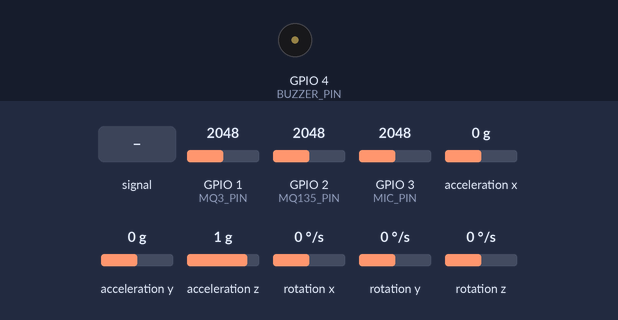
Simulated run of this sketch. Board: ESP32-S3. On the bench: buzzer (waves = sounding, pin HIGH). Inputs (shaded band) come from the test bench; at power-on: GPIO 1 (MQ3_PIN) = 2048, GPIO 2 (MQ135_PIN) = 2048, GPIO 3 (MIC_PIN) = 2048, acceleration x 0 g, acceleration y 0 g, acceleration z 1 g, rotation x 0 °/s, rotation y 0 °/s, rotation z 0 °/s (analog values on the 0–4095 scale). What the sketch prints to the serial monitor is not drawn.

Above: at 2.4 s.
2.5 s: GPIO 3 (MIC_PIN) fed a 2 Hz sine of ±1228 counts around its level
At 2.81 s:
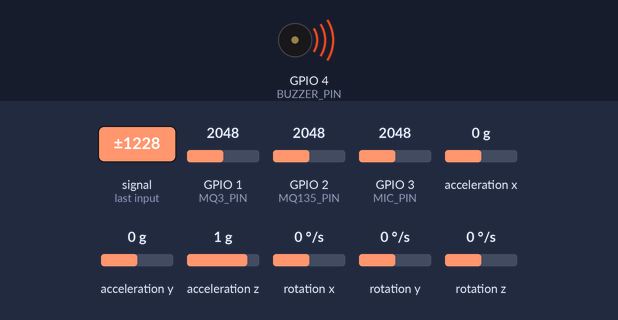
5.5 s: GPIO 1 (MQ3_PIN) set to 2459
8.5 s: GPIO 1 (MQ3_PIN) set to 2548
At 9.8 s:
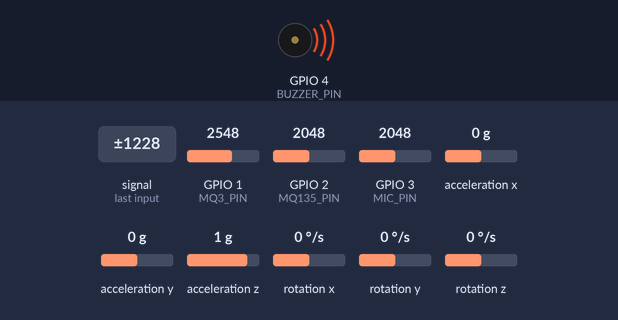
Timing chart, 0 to 11.5 s (numbered marks = the images above; inputs shaded):
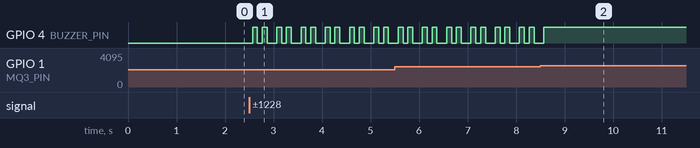

Measured:
- after the input at 2.5 s, GPIO 4 (BUZZER_PIN): LOW → HIGH after 0.07 s, then repeats every 0.50 s: LOW 0.10 s, HIGH 0.10 s, LOW 0.20 s, HIGH 0.10 s
- after the input at 8.5 s, GPIO 4 (BUZZER_PIN): goes on until 8.6 s, then stays HIGH

The sketch:

helmet.ino
```cpp
/*
  FINAL TEST CODE (Serial Monitor Only)
  ESP32-S3 Super Mini (pins available 0–13)

  MPU9250 (I2C) + MQ3 + MQ135 + Microphone + Buzzer
  - Prints all readings to Serial
  - BUZZER ON when (OR):
      MQ3 > ALCOHOL_THRESHOLD  OR  MQ135 > AIR_BAD_THRESHOLD  OR  MIC > MIC_THRESHOLD
  - Crash detection with anti-false-positive:
      * Impact = |AccelMag - 9.80665|
      * Needs multiple hits in a window
      * Optional stillness check using gyro
*/

#include <Wire.h>
#include <MPU9250.h>
#include <math.h>

// ---------------- PINS (0–13 only) ----------------
#define SDA_PIN 8
#define SCL_PIN 9

#define MQ3_PIN     1
#define MQ135_PIN   2
#define MIC_PIN     3

#define BUZZER_PIN  4
// --------------------------------------------------

// ---------------- THRESHOLDS (TUNE) ----------------
const int ALCOHOL_THRESHOLD = 2500; // MQ3 raw ADC threshold
const int AIR_BAD_THRESHOLD = 2500; // MQ135 raw ADC threshold
const int MIC_THRESHOLD     = 600;  // mic peak-to-peak threshold (TUNE)

// Crash detection (in m/s^2)
const float G = 9.80665f;               // gravity
const float IMPACT_THRESHOLD = 14.0f;   // m/s^2 (start 12–18)

// Require multiple hits in a window
const int HIT_REQUIRED = 3;
const int WINDOW_SIZE  = 5;

// Stillness confirmation (anti-false filter)
const bool USE_STILLNESS_CHECK = true;
const unsigned long STILLNESS_MS = 2000;

const float GYRO_STILL_THRESHOLD   = 80.0f; // deg/s (start 50–100)
const float IMPACT_STILL_THRESHOLD = 4.0f;  // m/s^2 (start 3–5)
// --------------------------------------------------

// Loop timing
uint32_t lastLoop = 0;
const int interval = 100; // ms

MPU9250 mpu;

// ---------------- MIC LEVEL ----------------
int getMicLevel() {
  int signalMax = 0;
  int signalMin = 4095;

  unsigned long start = millis();
  while (millis() - start < 50) {
    int sample = analogRead(MIC_PIN);
    if (sample > signalMax) signalMax = sample;
    if (sample < signalMin) signalMin = sample;
  }
  return signalMax - signalMin; // peak-to-peak
}

// -------- CRASH DETECTOR STATE --------
int hitCount = 0;
int windowCount = 0;
bool crashArmed = true;
unsigned long impactTime = 0;

// Returns true ONLY when crash is CONFIRMED
bool updateCrashDetector(float ax_ms2, float ay_ms2, float az_ms2,
                         float gx_dps, float gy_dps, float gz_dps) {
  float amag = sqrtf(ax_ms2 * ax_ms2 + ay_ms2 * ay_ms2 + az_ms2 * az_ms2);
  float impact = fabsf(amag - G);

  float gyroMag = sqrtf(gx_dps * gx_dps + gy_dps * gy_dps + gz_dps * gz_dps);

  // Windowed hit counting (debounce)
  windowCount++;
  if (impact > IMPACT_THRESHOLD) hitCount++;

  if (windowCount >= WINDOW_SIZE) {
    bool impactConfirmed = (hitCount >= HIT_REQUIRED);

    windowCount = 0;
    hitCount = 0;

    if (crashArmed && impactConfirmed) {
      impactTime = millis();
      crashArmed = false;

      if (!USE_STILLNESS_CHECK) {
        crashArmed = true;
        return true;
      }
    }
  }

  // Stillness confirmation stage
  if (USE_STILLNESS_CHECK && !crashArmed) {
    if (millis() - impactTime < STILLNESS_MS) {
      float amag_now = sqrtf(ax_ms2 * ax_ms2 + ay_ms2 * ay_ms2 + az_ms2 * az_ms2);
      float impact_now = fabsf(amag_now - G);

      if (gyroMag > GYRO_STILL_THRESHOLD || impact_now > IMPACT_STILL_THRESHOLD) {
        crashArmed = true; // cancel detection
      }
      return false;
    } else {
      crashArmed = true;
      return true;
    }
  }

  return false;
}

void setup() {
  Serial.begin(115200);
  delay(1000);

  // ADC setup
  analogReadResolution(12);
  analogSetAttenuation(ADC_11db);

  // Buzzer
  pinMode(BUZZER_PIN, OUTPUT);
  digitalWrite(BUZZER_PIN, LOW);

  // I2C
  Wire.begin(SDA_PIN, SCL_PIN);
  delay(200);

  // MPU9250
  // Address usually 0x68. If your module uses 0x69, change here.
  if (!mpu.setup(0x68)) {
    Serial.println("❌ MPU9250 NOT detected! Try 0x69 if needed.");
    while (1) delay(10);
  }

  Serial.println("✅ MPU9250 Ready");

  // Optional calibration (run once if you want; keep sensor still)
  // mpu.calibrateAccelGyro();
  // mpu.calibrateMag();  // move in figure-8 during calibration

  Serial.println("\n===== FINAL SENSOR TEST START (MPU9250) =====");
}

void loop() {
  if (millis() - lastLoop < interval) return;
  lastLoop = millis();

  // Update MPU9250 readings
  if (!mpu.update()) return;

  // Accel in g from library -> convert to m/s^2
  float ax_ms2 = mpu.getAccX() * G;
  float ay_ms2 = mpu.getAccY() * G;
  float az_ms2 = mpu.getAccZ() * G;

  // Gyro in deg/s from library
  float gx_dps = mpu.getGyroX();
  float gy_dps = mpu.getGyroY();
  float gz_dps = mpu.getGyroZ();

  // Read gas + mic
  int mq3   = analogRead(MQ3_PIN);
  int mq135 = analogRead(MQ135_PIN);
  int mic   = getMicLevel();

  // Conditions
  bool alcohol = (mq3 > ALCOHOL_THRESHOLD);
  bool airPoor = (mq135 > AIR_BAD_THRESHOLD);
  bool loud    = (mic > MIC_THRESHOLD);

  // ✅ OR logic: buzzer ON if any is true
  bool buzzerOn = (alcohol || airPoor || loud);
  digitalWrite(BUZZER_PIN, buzzerOn ? HIGH : LOW);

  // Crash detection
  bool crash = updateCrashDetector(ax_ms2, ay_ms2, az_ms2, gx_dps, gy_dps, gz_dps);

  // Debug values
  float amag = sqrtf(ax_ms2 * ax_ms2 + ay_ms2 * ay_ms2 + az_ms2 * az_ms2);
  float impact = fabsf(amag - G);
  float gyroMag = sqrtf(gx_dps * gx_dps + gy_dps * gy_dps + gz_dps * gz_dps);

  // -------- SERIAL PRINT --------
  Serial.println("------------");
  Serial.print("AccelMag(m/s^2): "); Serial.print(amag, 2);
  Serial.print(" | Impact(|Mag-G|): "); Serial.println(impact, 2);

  Serial.print("GyroMag(deg/s): "); Serial.println(gyroMag, 1);

  Serial.print("MQ3 Alcohol: "); Serial.print(mq3);
  Serial.print(" -> "); Serial.println(alcohol ? "DETECTED ⚠️" : "Normal");

  Serial.print("MQ135 Air: "); Serial.print(mq135);
  Serial.print(" -> "); Serial.println(airPoor ? "POOR ⚠️" : "Good");

  Serial.print("Mic Level(p2p): "); Serial.print(mic);
  Serial.print(" -> "); Serial.println(loud ? "HIGH 🔊" : "Normal");

  Serial.print("Buzzer: ");
  Serial.println(buzzerOn ? "ON 🔊" : "OFF");

  Serial.print("Crash: ");
  Serial.println(crash ? "YES 🚨" : "No");

  // Optional: show orientation if you want (degrees)
  // Serial.print("Yaw/Pitch/Roll: ");
  // Serial.print(mpu.getYaw(), 1); Serial.print(", ");
  // Serial.print(mpu.getPitch(), 1); Serial.print(", ");
  // Serial.println(mpu.getRoll(), 1);
}
```
